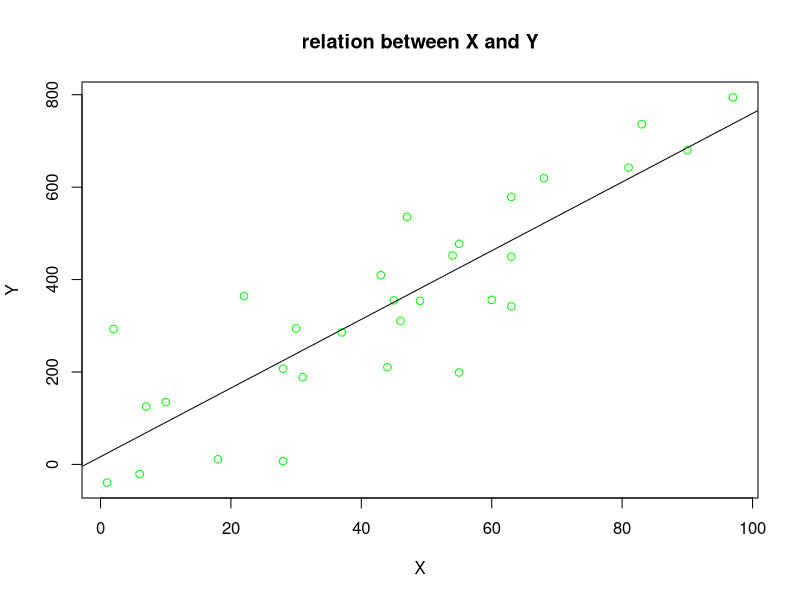

This chart was generated by the following R code:
x = 1:100
X = sample(x,30,replace=T)
Y=7*X+3+rnorm(30,0,100)
plot(X,Y, col='green', main = "relation between X and Y")
regXY <- lm (Y ~ X)
abline(regXY$coefficients)

anovXY = anova(regXY)

#calculate residual sum of squares
# deviance(regXY) or
rss <- sum(resid(regXY)^2)
rss

#find fitted sum of squares
fss <- sum((fitted(regXY) - mean(Y))^2)
fss

tss <- fss + rss
tss

summary(regXY)

#fvalue <- qf(p=0.000001, df1=1, df2=28, lower.tail=FALSE)
fvalue = fss / rss * 28
fvalue
pvalue <- pf(fvalue, 1, 28, lower.tail = FALSE)
pvalue

confint(regXY, level = 0.05)

predict(regXY, data=c(X,Y*500), X= 500)

